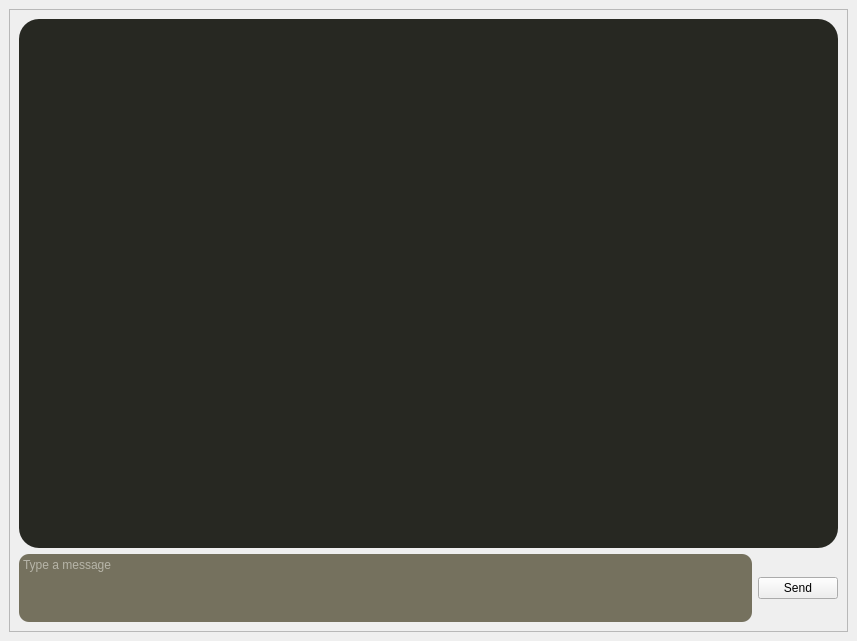
<?xml version="1.0" encoding="UTF-8"?>
<ui version="4.0">
 <class>MainWindow</class>
 <widget class="QMainWindow" name="MainWindow">
  <property name="geometry">
   <rect>
    <x>0</x>
    <y>0</y>
    <width>857</width>
    <height>641</height>
   </rect>
  </property>
  <property name="windowTitle">
   <string>MainWindow</string>
  </property>
  <widget class="QWidget" name="centralwidget">
   <layout class="QGridLayout" name="gridLayout">
    <item row="0" column="0">
     <widget class="QFrame" name="frame">
      <property name="frameShape">
       <enum>QFrame::StyledPanel</enum>
      </property>
      <property name="frameShadow">
       <enum>QFrame::Raised</enum>
      </property>
      <layout class="QVBoxLayout" name="verticalLayout">
       <item>
        <widget class="QTextEdit" name="main_area">
         <property name="enabled">
          <bool>true</bool>
         </property>
         <property name="sizePolicy">
          <sizepolicy hsizetype="Expanding" vsizetype="Expanding">
           <horstretch>0</horstretch>
           <verstretch>0</verstretch>
          </sizepolicy>
         </property>
         <property name="styleSheet">
          <string notr="true">background-color: rgb(39, 40, 34);
font: 25 12pt &quot;Bahnschrift Light&quot;;
color:rgb(248, 248, 242);
border-radius: 20px;</string>
         </property>
         <property name="readOnly">
          <bool>true</bool>
         </property>
        </widget>
       </item>
       <item>
        <layout class="QHBoxLayout" name="horizontalLayout">
         <item>
          <widget class="QTextEdit" name="input_area">
           <property name="sizePolicy">
            <sizepolicy hsizetype="Expanding" vsizetype="Preferred">
             <horstretch>0</horstretch>
             <verstretch>0</verstretch>
            </sizepolicy>
           </property>
           <property name="styleSheet">
            <string notr="true">background-color: rgb(117, 113, 94);
border-radius:10px;
color:rgb(248, 248, 242);
font: 25 12pt &quot;Bahnschrift Light&quot;;</string>
           </property>
           <property name="placeholderText">
            <string>Type a message</string>
           </property>
          </widget>
         </item>
         <item>
          <widget class="QPushButton" name="send_btn">
           <property name="text">
            <string>Send</string>
           </property>
          </widget>
         </item>
        </layout>
       </item>
      </layout>
     </widget>
    </item>
   </layout>
  </widget>
 </widget>
 <resources/>
 <connections/>
</ui>
